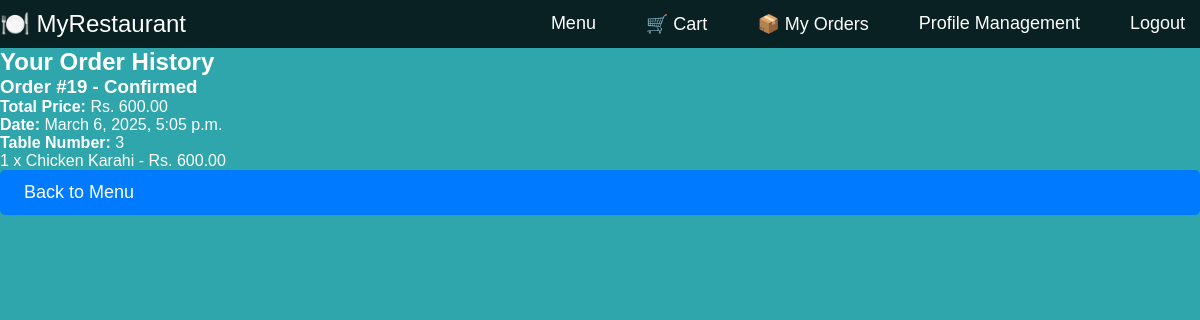
Before: /order_history/ (signed in) with the older database file.
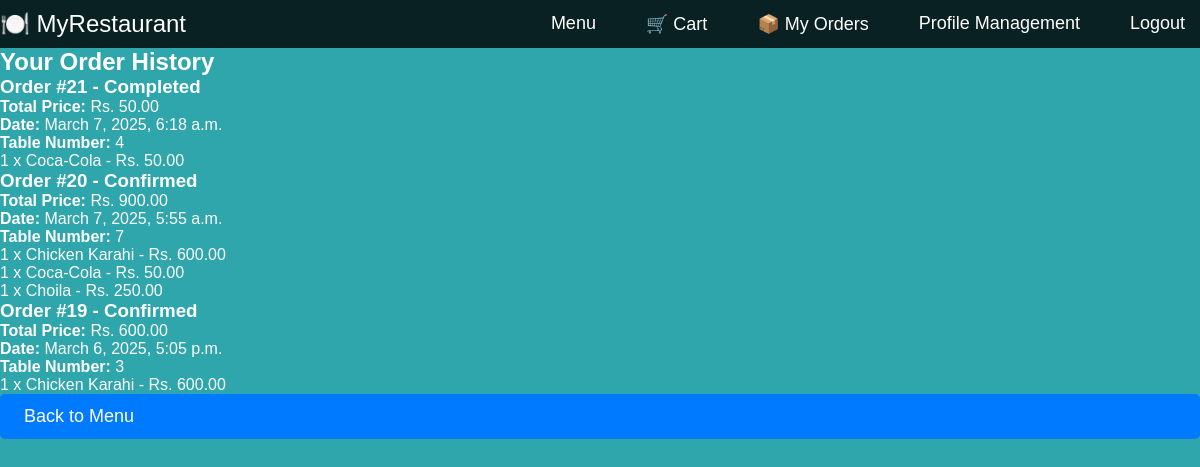
After: the same page with the newer database file.
### menu/models.py (models this page shows, shortened)
class Order(models.Model):
    STATUS_CHOICES = [
        ('Pending', 'Pending'),
        ('Confirmed', 'Confirmed'),
        ('Completed', 'Completed'),
        ('Cancelled', 'Cancelled'),
    ]
    PAYMENT_STATUS_CHOICES = [
        ('Pending', 'Pending'),
        ('Paid', 'Paid'),
        ('Failed', 'Failed'),
    ]
    user = models.ForeignKey(User, on_delete=models.CASCADE)
    table_number = models.PositiveIntegerField(null=True, blank=True)
    total_price = models.DecimalField(max_digits=10, decimal_places=2)
    status = models.CharField(max_length=50, choices=STATUS_CHOICES, default='Pending')
    payment_status = models.CharField(max_length=20, choices=PAYMENT_STATUS_CHOICES, default='Pending')
    created_at = models.DateTimeField(auto_now_add=True)

class OrderItem(models.Model):
    order = models.ForeignKey(Order, on_delete=models.CASCADE)
    menu_item = models.ForeignKey(MenuItem, on_delete=models.CASCADE)
    quantity = models.PositiveIntegerField()

class MenuItem(models.Model):
    category = models.ForeignKey(Category, on_delete=models.SET_NULL, null=True, blank=True)
    name = models.CharField(max_length=255)
    description = models.TextField()
    price = models.DecimalField(max_digits=6, decimal_places=2)
    image_url = models.CharField(max_length=500)
    is_hot_deal = models.BooleanField(default=False)

### menu/views.py (the view)
# urls.py: path('order_history/', views.order_history, name='order_history'),
@login_required
def order_history(request):
    orders = Order.objects.filter(user=request.user).order_by('-created_at')
    order_details = []
    for order in orders:
        items = OrderItem.objects.filter(order=order)
        order_details.append({
            'order': order,
            'items': items
        })
    return render(request, 'order_history.html', {'order_details': order_details})

### menu/templates/order_history.html (shortened to what this page needs)
{% load static %}
{% include 'navbar.html' %}
<!DOCTYPE html>
<html lang="en">
<head>
    <link rel="stylesheet" href="{% static 'css/styles.css' %}">
</head>
<body>
    <h2>Your Order History</h2>
    {% for order_detail in order_details %}
        <div class="order">
            <h3>Order #{{ order_detail.order.id }} - {{ order_detail.order.status }}</h3>
            <p><strong>Total Price:</strong> Rs. {{ order_detail.order.total_price }}</p>
            <p><strong>Date:</strong> {{ order_detail.order.created_at }}</p>
            <p><strong>Table Number:</strong> {{ order_detail.order.table_number }}</p>
            <ul>
                {% for item in order_detail.items %}
                    <li>{{ item.quantity }} x {{ item.menu_item.name }} - Rs. {{ item.menu_item.price }}</li>
                {% endfor %}
            </ul>
        </div>
    {% endfor %}
    <a href="{% url 'customer_menu' %}" class="btn">Back to Menu</a>
</body>
</html>

### menu/templates/navbar.html (shortened to what this page needs)
{% load static %}
<nav class="navbar">
    <div class="logo">
        <a href="{% url 'customer_menu' %}">🍽️ MyRestaurant</a>
    </div>
    <ul class="nav-links">
        <li><a href="{% url 'customer_menu' %}">Menu</a></li>
        <li><a href="{% url 'view_cart' %}">🛒 Cart</a></li>
        <li><a href="{% url 'order_history' %}">📦 My Orders</a></li>
        <li><a href="{% url 'profile' %}">Profile Management</a></li>
        {% if user.is_authenticated %}
            <li><a href="{% url 'logout' %}">Logout</a></li>
        {% else %}
            <li><a href="{% url 'login_register' %}">Login</a></li>
        {% endif %}
    </ul>
</nav>

### menu/static/css/styles.css (style rules this page uses)
* { margin: 0; padding: 0; box-sizing: border-box; font-family: Arial, sans-serif; }
html, body { height: 100%; display: flex; flex-direction: column; background: rgb(47, 166, 171) no-repeat center center fixed; background-size: cover; color: white; }
.navbar { background-color: rgba(0, 0, 0, 0.8); text-align: center; padding: 10px 0; }
.navbar ul { list-style: none; display: flex; justify-content: center; gap: 20px; }
.navbar ul li { display: inline; }
.navbar ul li a { color: white; text-decoration: none; font-size: 18px; padding: 10px 15px; transition: background 0.3s ease; }
.btn { display: inline-block; padding: 12px 24px; background-color: #007bff; color: white; font-size: 18px; border-radius: 5px; text-decoration: none; transition: background 0.3s ease-in-out; border: none; cursor: pointer; }

### menu/templates/navbar.html (style rules this page uses)
.navbar { display: flex; justify-content: space-between; align-items: center; background-color: #333; padding: 10px 20px; }
.navbar .logo a { color: white; font-size: 24px; text-decoration: none; }
.nav-links { list-style: none; display: flex; gap: 15px; }
.nav-links li { display: inline; }
.nav-links a { color: white; text-decoration: none; font-size: 18px; }

Changed rows visible on the page:
added Order: order.id "21", order.status "Completed", order.total_price "50.00", order.created_at "March 7, 2025, 6:18 a.m.", order.table_number "4"
added OrderItem: quantity "1", menu_item.name "Coca-Cola", menu_item.price "50.00", shown under "21"
added Order: order.id "20", order.status "Confirmed", order.total_price "900.00", order.created_at "March 7, 2025, 5:55 a.m.", order.table_number "7"
added OrderItem: quantity "1", menu_item.name "Chicken Karahi", menu_item.price "600.00", shown under "20"
added OrderItem: quantity "1", menu_item.name "Coca-Cola", menu_item.price "50.00", shown under "20"
added OrderItem: quantity "1", menu_item.name "Choila", menu_item.price "250.00", shown under "20"
